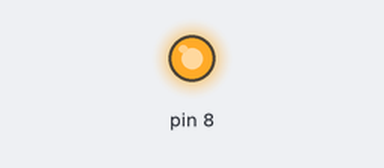
Bench run of a sketch on a simulated Arduino Uno, built for the host (arithmetic inside an expression is 32-bit, double 64-bit). On the bench: output pins drawn as LEDs (lit = HIGH). Random numbers use the default seed unless the sketch sets one.

Above: at 0.1 s.
At 39.5 s:
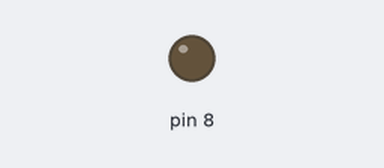
Timing chart, 0 to 40.0 s (numbered marks = the images above):
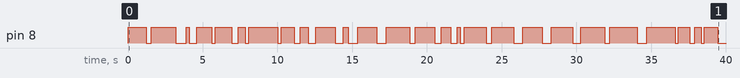

The sketch:

HallowBadges.ino
```cpp
// (licence header left out)
const uint8_t led = PIN_PB0;
const uint8_t brightness = 128;

void setup() {
  pinMode(led, OUTPUT);
  // A3 is the unused PB3 input (physical SOIC pin 2).
  randomSeed(analogRead(A3));
}

void loop() {
  analogWrite(led, brightness);
  delay(20 + random(2000));

  analogWrite(led, 0);
  delay(200 + random(500));
}
```

Measured:
- by itself, pin 8: LOW → HIGH at 0.00 s, → LOW 1.2 s later, → HIGH 0.34 s later, → LOW 1.7 s later, … (52 changes in this stretch)
